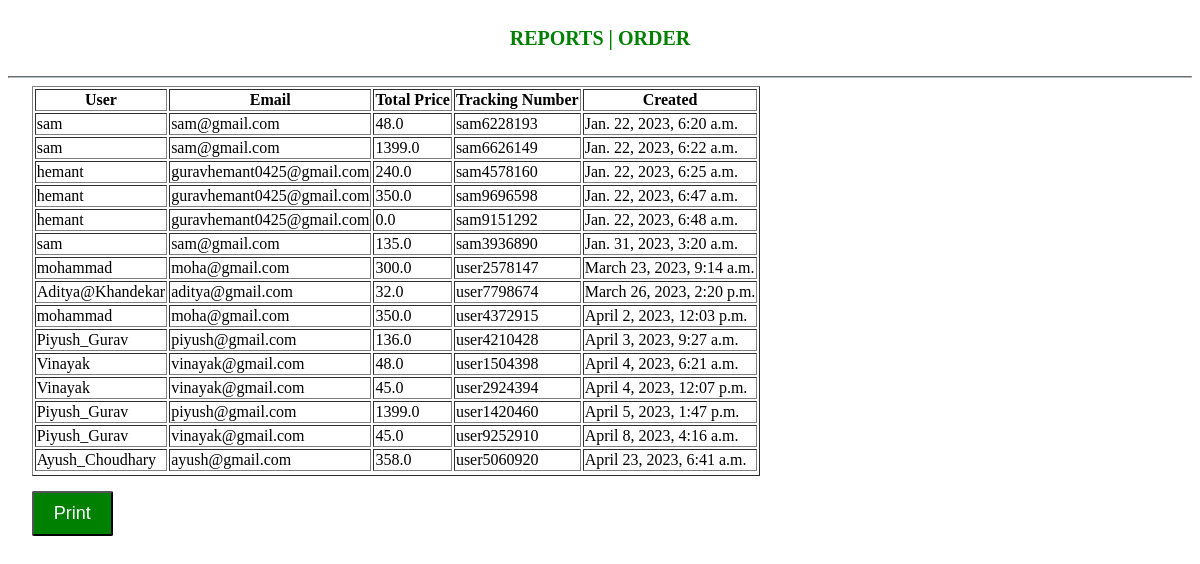
Screenshot of /report with the database file from the repository.
### shop/models.py (models this page shows, shortened)
class Order(models.Model):
    user=models.name = models.ForeignKey(User, on_delete=models.CASCADE)
    fullname=models.CharField(max_length=150, null=False)
    email=models.CharField(max_length=150, null=False)
    address=models.TextField(null=False)
    city=models.CharField(max_length=150, null=False)
    state=models.CharField(max_length=150, null=False)
    pincode=models.CharField(max_length=150, null=False)
    phone=models.CharField(max_length=10, null=False)
    total_price=models.FloatField(null=False)
    payment_mode=models.CharField(max_length=150,null=False)
    payment_id=models.CharField(max_length=250, null=True)
    orderstatuses=(
        ('Pending','Pending'),
        ('Out for Shipping','Out for Shipping'),
        ('Completed','Completed'),
    )
    status=models.CharField(max_length=150, choices=orderstatuses, default='Pending')
    message=models.TextField(null=True)
    tracking_no=models.CharField(max_length=150, null=True)
    created_at=models.DateTimeField(auto_now_add=True)
    updated_at=models.DateTimeField(auto_now=True)

### shop/views.py (the view)
# urls.py: path('report',views.show_products, name="showproduct"),
def show_products(request):
    order = Order.objects.all()
    return render(request, 'shop/report.html',{'order':order})

### shop/templates/shop/report.html (shortened to what this page needs)
<!DOCTYPE html>
<html lang="en">
<head>
</head>
<body>
  <section class="bg-light py-4 my-5">
    <div class="container">
      <div class="row">
        <div class="col-12">
          <h4 class="mb-3">Reports | ORDER </h4>
          <hr style="border-color:#b8bfc2;">
        </div>
        <table border="1" id="myTable">
            <tr>
                <th>User</th>
                <th>Email</th>
                <th>Total Price</th>
                <th>Tracking Number</th>
                <th>Created</th>
            </tr>
            {% for order in order %}
           <tr>
              <td>{{order.user}}</td>
              <td>{{order.email}}</td>
              <td>{{order.total_price}}</td>
              <td>{{order.tracking_no}}</td>
              <td>{{order.created_at}}</td>
            </tr>
            {% endfor %}
        </table>
      </div>
      <button onclick="printFunction()" type="submit" class="btn btn-primary">Print</button>
      </div>
  </section>
</body>
</html>

### shop/templates/shop/report.html (style rules this page uses)
h4 { color: green; text-align: center; text-transform: uppercase; font-size: 20px; }
table, button { justify-content: center; margin-left: 2%; margin-bottom: 15px; }
button { border-radius: 2px; color: White; background-color: green; padding: 10px 20px; font-size: 18px; }

### rows the page displays
Order: user "sam", email "sam@gmail.com", total_price "48.0", tracking_no "sam6228193", created_at "Jan. 22, 2023, 6:20 a.m."
Order: user "sam", email "sam@gmail.com", total_price "1399.0", tracking_no "sam6626149", created_at "Jan. 22, 2023, 6:22 a.m."
Order: user "hemant", email "guravhemant0425@gmail.com", total_price "240.0", tracking_no "sam4578160", created_at "Jan. 22, 2023, 6:25 a.m."
Order: user "hemant", email "guravhemant0425@gmail.com", total_price "350.0", tracking_no "sam9696598", created_at "Jan. 22, 2023, 6:47 a.m."
Order: user "hemant", email "guravhemant0425@gmail.com", total_price "0.0", tracking_no "sam9151292", created_at "Jan. 22, 2023, 6:48 a.m."
Order: user "sam", email "sam@gmail.com", total_price "135.0", tracking_no "sam3936890", created_at "Jan. 31, 2023, 3:20 a.m."
Order: user "mohammad", email "moha@gmail.com", total_price "300.0", tracking_no "user2578147", created_at "March 23, 2023, 9:14 a.m."
Order: user "Aditya@Khandekar", email "aditya@gmail.com", total_price "32.0", tracking_no "user7798674", created_at "March 26, 2023, 2:20 p.m."
Order: user "mohammad", email "moha@gmail.com", total_price "350.0", tracking_no "user4372915", created_at "April 2, 2023, 12:03 p.m."
Order: user "Piyush_Gurav", email "piyush@gmail.com", total_price "136.0", tracking_no "user4210428", created_at "April 3, 2023, 9:27 a.m."
Order: user "Vinayak", email "vinayak@gmail.com", total_price "48.0", tracking_no "user1504398", created_at "April 4, 2023, 6:21 a.m."
Order: user "Vinayak", email "vinayak@gmail.com", total_price "45.0", tracking_no "user2924394", created_at "April 4, 2023, 12:07 p.m."
Order: user "Piyush_Gurav", email "piyush@gmail.com", total_price "1399.0", tracking_no "user1420460", created_at "April 5, 2023, 1:47 p.m."
Order: user "Piyush_Gurav", email "vinayak@gmail.com", total_price "45.0", tracking_no "user9252910", created_at "April 8, 2023, 4:16 a.m."
Order: user "Ayush_Choudhary", email "ayush@gmail.com", total_price "358.0", tracking_no "user5060920", created_at "April 23, 2023, 6:41 a.m."
